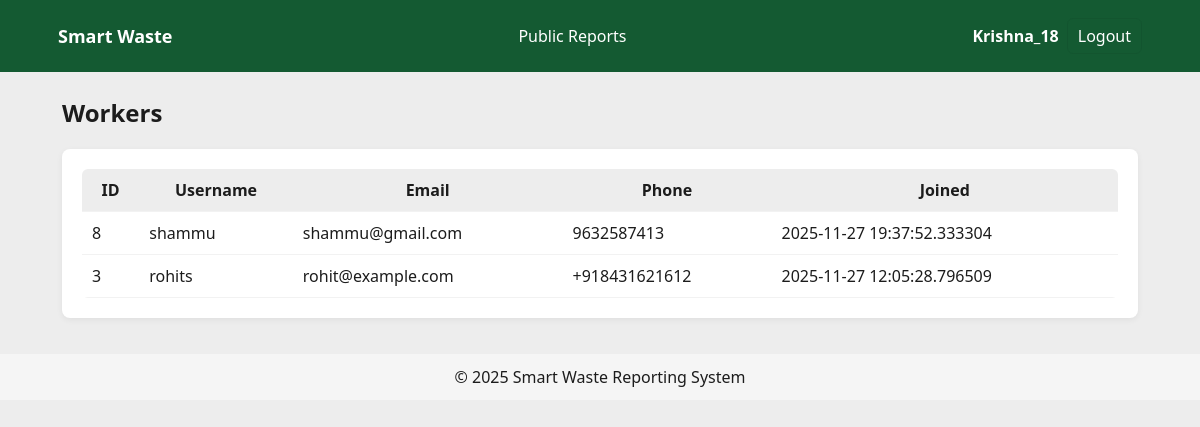
The page /admin/workers (signed in) on the database its author committed.
### tables this page shows
CREATE TABLE users (
        id INTEGER PRIMARY KEY AUTOINCREMENT,
        username TEXT NOT NULL,
        email TEXT UNIQUE NOT NULL,
        phone TEXT,
        password_hash TEXT NOT NULL,
        role TEXT NOT NULL,
        created_at TEXT
    , firebase_uid TEXT);

### app.py (the view)
@app.route('/admin/workers')
@login_required
@role_required('admin')
def admin_workers():
    db = get_db()
    cur = db.cursor()
    cur.execute("SELECT id, username, email, phone, role, created_at FROM users WHERE role='worker' ORDER BY created_at DESC")
    workers = cur.fetchall()
    return render_template('admin_workers.html', workers=workers)

### app.py (called while the page is built)
@app.context_processor
def inject_now():
    return {'now': datetime.utcnow}

def login_required(f):
    from functools import wraps
    @wraps(f)
    def decorated_function(*args, **kwargs):
        if 'user_id' not in session:
            flash('Please log in to access this page.', 'warning')
            return redirect(url_for('login'))
        return f(*args, **kwargs)
    return decorated_function

def role_required(role):
    from functools import wraps
    def decorator(f):
        @wraps(f)
        def decorated_function(*args, **kwargs):
            if 'role' not in session or session.get('role') != role:
                flash('Unauthorized access.', 'danger')
                return redirect(url_for('login'))
            return f(*args, **kwargs)
        return decorated_function
    return decorator

### db.py (called while the page is built)
def get_db():
    db = getattr(g, '_database', None)
    if db is None:
        db = sqlite3.connect(DB_PATH)
        db.row_factory = sqlite3.Row
        g._database = db
    return db

def close_connection(e=None):
    db = getattr(g, '_database', None)
    if db is not None:
        db.close()

### templates/admin_workers.html
{% extends 'base.html' %}
{% block content %}
<section data-aos="fade-up">
  <h2>Workers</h2>
  <div class="card" style="margin-top:12px; overflow:auto">
    <table class="table">
      <thead>
        <tr><th>ID</th><th>Username</th><th>Email</th><th>Phone</th><th>Joined</th></tr>
      </thead>
      <tbody>
        {% for w in workers %}
        <tr>
          <td>{{ w['id'] }}</td>
          <td>{{ w['username'] }}</td>
          <td>{{ w['email'] }}</td>
          <td>{{ w['phone'] }}</td>
          <td>{{ w['created_at'] }}</td>
        </tr>
        {% else %}
        <tr><td colspan="5">No workers found.</td></tr>
        {% endfor %}
      </tbody>
    </table>
  </div>
</section>
{% endblock %}

### static/css/styles.css (style rules this page uses)
:root { --primary: #2ECC71; --dark: #145A32; --white: #FFFFFF; --charcoal: #1C1C1C; --light: #EDEDED; }
* { box-sizing:border-box }
body { font-family:Segoe UI, Roboto, Arial, sans-serif; margin:0; background:var(--light); color:var(--charcoal) }
.card { background:var(--white); border-radius:8px; padding:16px; box-shadow:0 2px 6px rgba(0,0,0,0.06); flex:0 1 220px; min-width:180px; max-width:320px }
@media (min-width:1100px) { .card { flex:initial; max-width:none; padding:20px } }
.table { width:100%; border-collapse:collapse; background:var(--white); border-radius:6px; overflow:hidden }
.table th, .table td { padding:10px; border-bottom:1px solid #f2f2f2 }
.table thead { background:var(--light) }

### rows shown on the page
users: id "8", username "shammu", email "shammu@gmail.com", phone "9632587413", created_at "2025-11-27 19:37:52.333304"
users: id "3", username "rohits", email "rohit@example.com", phone "+918431621612", created_at "2025-11-27 12:05:28.796509"

### other values the page prints
{{ session.get('username') }} "Krishna_18"
